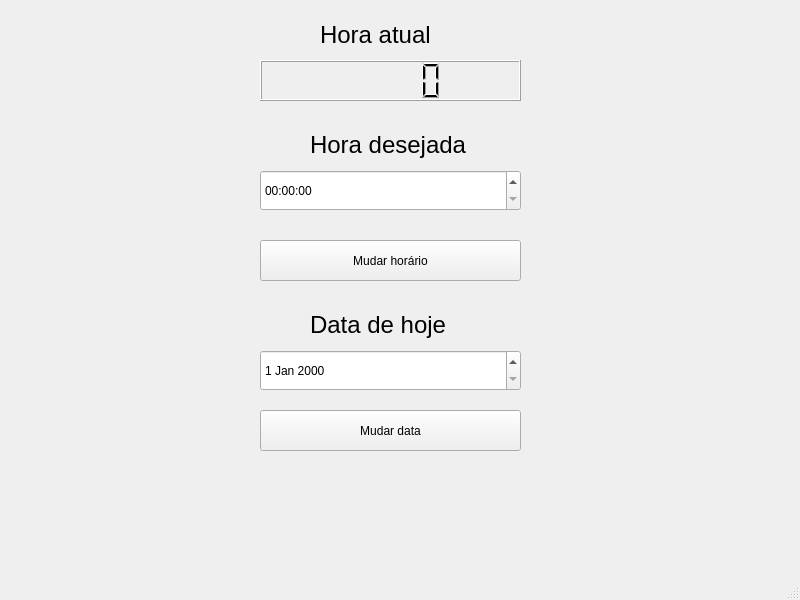
<?xml version="1.0" encoding="UTF-8"?>
<ui version="4.0">
 <class>MainWindow</class>
 <widget class="QMainWindow" name="MainWindow">
  <property name="enabled">
   <bool>true</bool>
  </property>
  <property name="geometry">
   <rect>
    <x>0</x>
    <y>0</y>
    <width>800</width>
    <height>600</height>
   </rect>
  </property>
  <property name="cursor">
   <cursorShape>ArrowCursor</cursorShape>
  </property>
  <property name="mouseTracking">
   <bool>true</bool>
  </property>
  <property name="windowTitle">
   <string>CodeTest</string>
  </property>
  <widget class="QWidget" name="centralwidget">
   <widget class="QLCDNumber" name="lcdNumber">
    <property name="geometry">
     <rect>
      <x>260</x>
      <y>60</y>
      <width>261</width>
      <height>41</height>
     </rect>
    </property>
   </widget>
   <widget class="QTimeEdit" name="timeEdit">
    <property name="geometry">
     <rect>
      <x>260</x>
      <y>170</y>
      <width>261</width>
      <height>41</height>
     </rect>
    </property>
   </widget>
   <widget class="QLabel" name="label">
    <property name="geometry">
     <rect>
      <x>310</x>
      <y>130</y>
      <width>171</width>
      <height>31</height>
     </rect>
    </property>
    <property name="text">
     <string>&lt;html&gt;&lt;head/&gt;&lt;body&gt;&lt;p&gt;&lt;span style=&quot; font-size:18pt;&quot;&gt;Hora desejada&lt;/span&gt;&lt;/p&gt;&lt;/body&gt;&lt;/html&gt;</string>
    </property>
   </widget>
   <widget class="QLabel" name="label_2">
    <property name="geometry">
     <rect>
      <x>320</x>
      <y>20</y>
      <width>151</width>
      <height>31</height>
     </rect>
    </property>
    <property name="text">
     <string>&lt;html&gt;&lt;head/&gt;&lt;body&gt;&lt;p&gt;&lt;span style=&quot; font-size:18pt;&quot;&gt;Hora atual&lt;/span&gt;&lt;/p&gt;&lt;/body&gt;&lt;/html&gt;</string>
    </property>
   </widget>
   <widget class="QPushButton" name="setTimeBtn">
    <property name="geometry">
     <rect>
      <x>260</x>
      <y>240</y>
      <width>261</width>
      <height>41</height>
     </rect>
    </property>
    <property name="text">
     <string>Mudar horário</string>
    </property>
    <property name="default">
     <bool>false</bool>
    </property>
    <property name="flat">
     <bool>false</bool>
    </property>
   </widget>
   <widget class="QDateEdit" name="dateEdit">
    <property name="geometry">
     <rect>
      <x>260</x>
      <y>350</y>
      <width>261</width>
      <height>41</height>
     </rect>
    </property>
   </widget>
   <widget class="QLabel" name="label_3">
    <property name="geometry">
     <rect>
      <x>310</x>
      <y>310</y>
      <width>171</width>
      <height>31</height>
     </rect>
    </property>
    <property name="text">
     <string>&lt;html&gt;&lt;head/&gt;&lt;body&gt;&lt;p&gt;&lt;span style=&quot; font-size:18pt;&quot;&gt;Data de hoje&lt;/span&gt;&lt;/p&gt;&lt;/body&gt;&lt;/html&gt;</string>
    </property>
   </widget>
   <widget class="QPushButton" name="setDateBtn">
    <property name="geometry">
     <rect>
      <x>260</x>
      <y>410</y>
      <width>261</width>
      <height>41</height>
     </rect>
    </property>
    <property name="text">
     <string>Mudar data</string>
    </property>
    <property name="default">
     <bool>false</bool>
    </property>
    <property name="flat">
     <bool>false</bool>
    </property>
   </widget>
  </widget>
  <widget class="QStatusBar" name="statusbar"/>
  <widget class="QMenuBar" name="menubar">
   <property name="geometry">
    <rect>
     <x>0</x>
     <y>0</y>
     <width>800</width>
     <height>21</height>
    </rect>
   </property>
  </widget>
 </widget>
 <resources/>
 <connections/>
</ui>
